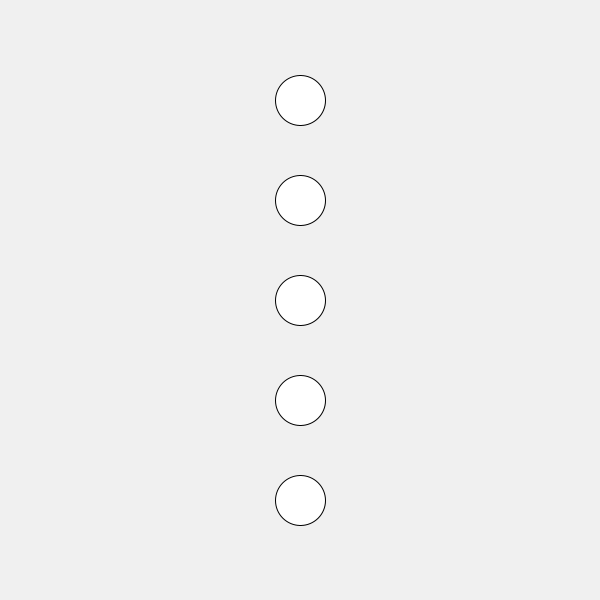
Frame 1 (no input)
Frame 60 (the mouse pressed at the canvas centre just before this capture): identical to frame 1, image omitted
Frame 120 (the mouse held since frame 60 and released just before this capture): identical to frame 1, image omitted

The Processing sketch that drew this single still picture (run headless with seeded random() and noise(); from frame 60 on, the mouse is pressed at the canvas centre):

// Processing sketch: sketch_16
// ── sketch_16.pde
// this sketch uses a single array of floats to 
// store values used in a drawing function. 

// change the sketch so that it instantiates an 
// array of 100 ellipses instead. you will need to 
// change the way the values are given to the array. 

// map the values in the array so that when drawn, 
// the ellipses will be evenly spaced moving down the 
// screen from the top to the bottom.

float[] pos = { 100, 200, 300, 400, 500 };

void setup() {
  size(600, 600);
}

void draw() {
  background(240);
  for (int i = 0; i < pos.length; i++) {
    ellipse(width/2, pos[i], 50, 50);
  }
}
